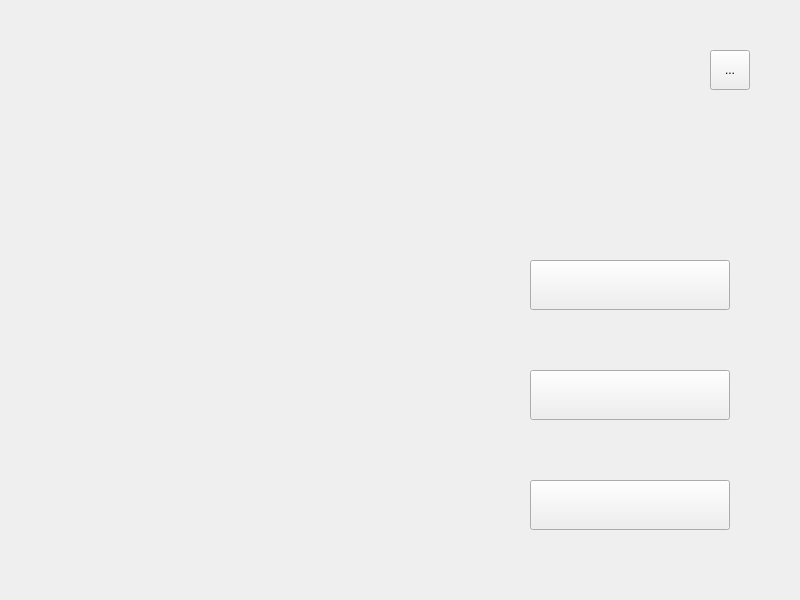
<?xml version="1.0" encoding="UTF-8"?>
<ui version="4.0">
 <class>Login</class>
 <widget class="QMainWindow" name="Login">
  <property name="geometry">
   <rect>
    <x>0</x>
    <y>0</y>
    <width>800</width>
    <height>600</height>
   </rect>
  </property>
  <property name="sizePolicy">
   <sizepolicy hsizetype="Preferred" vsizetype="Preferred">
    <horstretch>0</horstretch>
    <verstretch>0</verstretch>
   </sizepolicy>
  </property>
  <property name="minimumSize">
   <size>
    <width>800</width>
    <height>600</height>
   </size>
  </property>
  <property name="maximumSize">
   <size>
    <width>800</width>
    <height>600</height>
   </size>
  </property>
  <property name="windowTitle">
   <string>MainWindow</string>
  </property>
  <property name="styleSheet">
   <string notr="true">QLabel#loginImage{
	image:url(:/resources/image/logo.jpg);
	height:440px;
	width:440px;
}

QLabel#loginTitle{
	image:url(:/resources/image/loginTitle.png);
	height:90px;
}

QToolButton#loginMusic{
	border-image:url(:/resources/image/musicYes.png);
}

QToolButton#loginIntroduction{
	border-image:url(:/resources/image/loginIntroduction.png);
}
QToolButton#loginIntroduction:hover{
	border-image:url(:/resources/image/loginIntroduction1.png);
}

QToolButton#loginPractice{
	border-image:url(:/resources/image/loginPractice.png);
}
QToolButton#loginPractice:hover{
	border-image:url(:/resources/image/loginPractice1.png);
}

QToolButton#loginHuman{
	border-image:url(:/resources/image/loginHuman.png);
}
QToolButton#loginHuman:hover{
	border-image:url(:/resources/image/loginHuman1.png);
}


</string>
  </property>
  <widget class="QWidget" name="centralwidget">
   <widget class="QLabel" name="loginImage">
    <property name="geometry">
     <rect>
      <x>40</x>
      <y>140</y>
      <width>420</width>
      <height>420</height>
     </rect>
    </property>
    <property name="frameShadow">
     <enum>QFrame::Plain</enum>
    </property>
    <property name="lineWidth">
     <number>1</number>
    </property>
    <property name="text">
     <string/>
    </property>
   </widget>
   <widget class="QLabel" name="loginTitle">
    <property name="geometry">
     <rect>
      <x>16</x>
      <y>19</y>
      <width>600</width>
      <height>88</height>
     </rect>
    </property>
    <property name="text">
     <string/>
    </property>
   </widget>
   <widget class="QToolButton" name="loginIntroduction">
    <property name="geometry">
     <rect>
      <x>530</x>
      <y>260</y>
      <width>200</width>
      <height>50</height>
     </rect>
    </property>
    <property name="text">
     <string/>
    </property>
    <property name="toolButtonStyle">
     <enum>Qt::ToolButtonIconOnly</enum>
    </property>
   </widget>
   <widget class="QToolButton" name="loginPractice">
    <property name="geometry">
     <rect>
      <x>530</x>
      <y>370</y>
      <width>200</width>
      <height>50</height>
     </rect>
    </property>
    <property name="text">
     <string/>
    </property>
   </widget>
   <widget class="QToolButton" name="loginHuman">
    <property name="geometry">
     <rect>
      <x>530</x>
      <y>480</y>
      <width>200</width>
      <height>50</height>
     </rect>
    </property>
    <property name="text">
     <string/>
    </property>
   </widget>
   <widget class="QToolButton" name="loginMusic">
    <property name="geometry">
     <rect>
      <x>710</x>
      <y>50</y>
      <width>40</width>
      <height>40</height>
     </rect>
    </property>
    <property name="text">
     <string>...</string>
    </property>
   </widget>
  </widget>
 </widget>
 <resources/>
 <connections/>
</ui>
